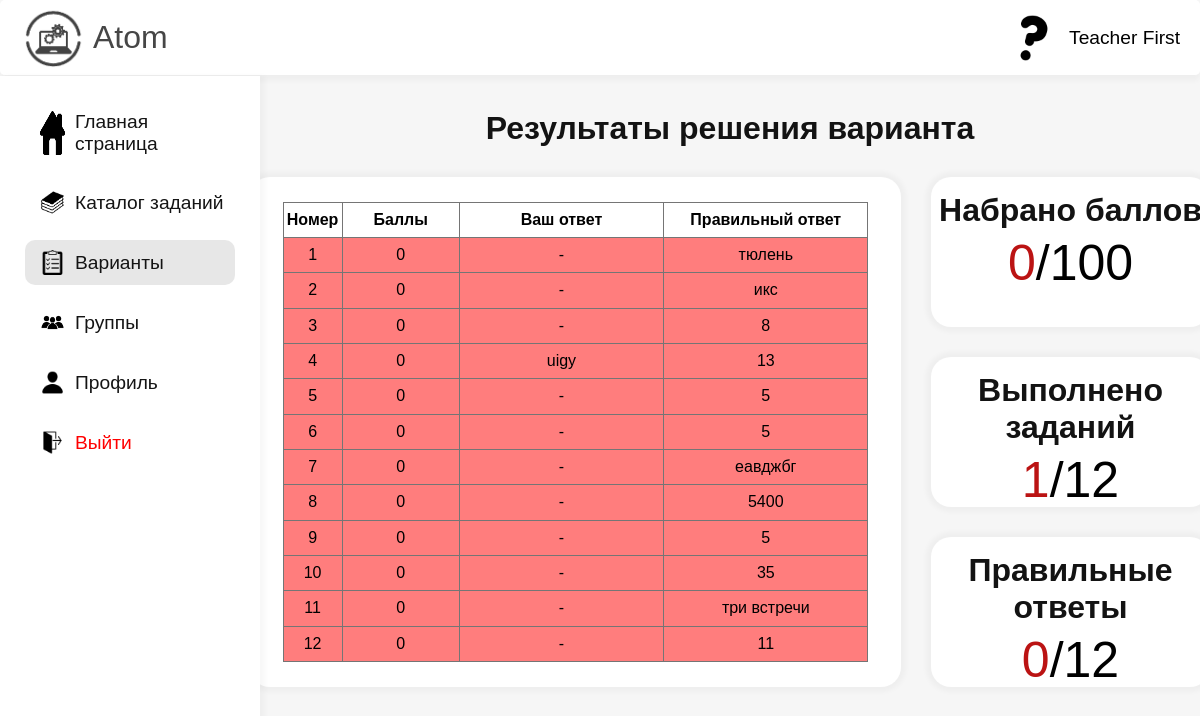
The app's page /variants/results (signed in) with its own data.
### data/users.py (models this page shows, shortened)
class User(SqlAlchemyBase, UserMixin, SerializerMixin):
    __tablename__ = 'users'
    id = sqlalchemy.Column(sqlalchemy.Integer,
                           primary_key=True, autoincrement=True)
    name = sqlalchemy.Column(sqlalchemy.String)
    surname = sqlalchemy.Column(sqlalchemy.String)
    email = sqlalchemy.Column(sqlalchemy.String)
    hashed_password = sqlalchemy.Column(sqlalchemy.String)
    created_date = sqlalchemy.Column(sqlalchemy.String,
                                     default=datetime.datetime.now)
    profile_pics = sqlalchemy.Column(sqlalchemy.String, default='/static/profile_pics/default.png')
    groups = orm.relationship("Group", secondary="user_to_group", backref="users")
    groups_participant = sqlalchemy.Column(sqlalchemy.String, default='')
    is_teacher = sqlalchemy.Column(sqlalchemy.Boolean)
    solved_tasks_ids = sqlalchemy.Column(sqlalchemy.String, default='')
    solved_variants = sqlalchemy.Column(sqlalchemy.Integer, default=0)

### server.py (the view)
@app.route('/variants/results')
@login_required
def variants_results():
    answers_variant = db_sess.query(Answers_variant).filter(Answers_variant.user_id == current_user.id).first()
    results = answers_variant.get_result()
    if results['total_points'] == 100 and current_user.is_authenticated:
        db_sess.get(User, current_user.id).add_solved_variant()
        db_sess.commit()
    params = {
        'points': results['points'],
        'totalPoints': results['total_points'],
        'corrAns': results['correct_answers'],
        'totalAns': results['total_answers'],
        'results': answers_variant.get_answers(),
        'active': '3',
        'title': 'Результаты решения варианта',
        'mode': 'variant'
    }
    return render_template('VariantsResults.html', **params)

### data/answers_variants.py (called while the page is built)
    def get_result(self):
        points = [8, 8, 8, 8, 8, 8, 8, 8, 8, 8, 8, 12]
        total_points = 0
        correct_answers = 0
        total_answers = 0
        is_correct = self.is_correct.split(';')
        user_answers = self.user_answers.split(';')
        for i in range(len(is_correct)):
            if is_correct[i] == '1':
                correct_answers += 1
                total_points += points[i]
            if user_answers[i] != '-':
                total_answers += 1
        return {'total_points': total_points, 'total_answers': total_answers, 'correct_answers': correct_answers,
                'points': points}

    def get_answers(self):
        result = []
        user_answers = self.user_answers.split(';')
        correct_answers = self.correct_answers.split(';')
        is_correct = self.is_correct.split(';')
        for i in range(len(user_answers)):
            result.append({'user_answer': user_answers[i], 'correct_answer': correct_answers[i],
                           'is_correct': is_correct[i]})
        return result

### data/db_session.py (called while the page is built)
def create_session() -> Session:
    global __factory
    return __factory()

### server.py (called while the page is built)
@login_manager.user_loader
def load_user(user_id):
    db_sess = db_session.create_session()
    return db_sess.query(User).get(user_id)

### templates/VariantsResults.html (shortened to what this page needs)
{% extends 'Base.html' %}
{% block content %}
<link rel="stylesheet" href="/static/VariantsResults/styles/content.css">
<div class="content-section">
    {% if mode == 'variant' %}
        <h1>Результаты решения варианта</h1>
    {% else %}
        <h1>Результаты решения работы</h1>
    {% endif %}
    <div class="results-section">
     <div class="table-section">
        <table>
             <thead>
                 <tr>
                     <th>Номер</th>
                     <th>Баллы</th>
                     <th>Ваш ответ</th>
                     <th>Правильный ответ</th>
                 </tr>
             </thead>
             <tbody>
                 {% for res in results %}
                     {% if res['is_correct'] == '1' %}
                        {% if mode == 'variant' %}
                            <tr style="background-color: #6bda6b;">
                                <td>{{loop.index}}</td>
                                <td>{{points[loop.index - 1]}}</td>
                                <td>{{res['user_answer']}}</td>
                                <td>{{res['correct_answer']}}</td>
                            </tr>
                        {% else %}
                            <tr style="background-color: #6bda6b;">
                                <td>{{loop.index}}</td>
                                <td>1</td>
                                <td>{{res['user_answer']}}</td>
                                <td>{{res['correct_answer']}}</td>
                            </tr>
                        {% endif %}
                     {% else %}
                         <tr style="background-color: rgb(255, 125, 125);">
                             <td>{{loop.index}}</td>
                             <td>0</td>
                             <td>{{res['user_answer']}}</td>
                             <td>{{res['correct_answer']}}</td>
                         </tr>
                     {% endif %}
                 {% endfor %}
             </tbody>
        </table>
     </div>
     <div class="info-section">
         <article class="points">
             <h1>Набрано баллов</h1>
             <div class="class">
                {% if mode == 'variant' %}
                    {% if totalPoints|int > 78 %}
                        <p class="res1" style="color: rgb(19, 187, 19);">{{totalPoints}}</p><p>/100</p>
                    {% elif totalPoints|int > 43 %}
                        <p class="res1" style="color: rgb(232, 235, 56);">{{totalPoints}}</p><p>/100</p>
                    {% else %}
                        <p class="res1" style="color: rgb(187, 19, 19);">{{totalPoints}}</p><p>/100</p>
                    {% endif %}
                {% endif %}
             </div>
         </article>
         <article class="tasks">
             <h1>Выполнено заданий</h1>
             <div class="class">
                {% if mode == 'variant' %}
                    {% if totalAns|int > 9 %}
                        <p class="res1" style="color: rgb(19, 187, 19);">{{totalAns}}</p><p>/12</p>
                    {% elif totalAns|int > 6 %}
                        <p class="res1" style="color: rgb(232, 235, 56);">{{totalAns}}</p><p>/12</p>
                    {% else %}
                        <p class="res1" style="color: rgb(187, 19, 19);">{{totalAns}}</p><p>/12</p>
                    {% endif %}
                {% endif %}
             </div>
         </article>
         <article class="correct">
             <h1>Правильные ответы</h1>
             <div class="class">
                {% if mode == 'variant' %}
                    {% if corrAns|int > 9 %}
                        <p class="res2" style="color: rgb(19, 187, 19);">{{corrAns}}</p><p>/12</p>
                    {% elif corrAns|int > 4 %}
                        <p class="res2" style="color: rgb(232, 235, 56);">{{corrAns}}</p><p>/12</p>
                    {% else %}
                        <p class="res2" style="color: rgb(187, 19, 19);">{{corrAns}}</p><p>/12</p>
                    {% endif %}
                {% endif %}
             </div>
         </article>
     </div>
    </div>
</div>
{% endblock %}

### templates/Base.html (shortened to what this page needs)
<!DOCTYPE html>
<html lang="en">
<head>
    <link rel="stylesheet" href="/static/Base/styles/Main.css">
    <link rel="stylesheet" href="/static/Base/styles/content.css">
</head>
<body>
    <div class="head-navbar">
        <a class="website-logo" href="/">
            <img class="logo" src="/static/cards/Logo.png" alt="">
            <p class="text">Atom</p>
        </a>
        {% if current_user.is_authenticated %}
            <div class="user-items">
                <img src="{{current_user.profile_pics}}" alt="">
                <p>{{current_user.name}} {{current_user.surname}}</p>
            </div>
        {% else %}
            <div class="forms-items">
                <a href="/register">Регистрация</a>
                <a href="/login">Войти</a>
            </div>
        {% endif %}
    </div>
    <div class="left-navbar">
        {% if active == '1' %}
            <a style="margin-top: 25px;" class="left-navbar-item-pressed" href="/">
                <img class="icons" src="/static/cards/homeIcon.png" alt="">
                <p class="text">Главная страница</p>
            </a>
        {% else %}
            <a style="margin-top: 25px;" class="left-navbar-item" href="/">
                <img class="icons" src="/static/cards/homeIcon.png" alt="">
                <p class="text">Главная страница</p>
            </a>
        {% endif %}
        {% if active == '2' %}
            <a class="left-navbar-item-pressed" href="/catalog">
                <img class="icons" src="/static/cards/catalogIcon.png" alt="">
                <p class="text">Каталог заданий</p>
            </a>
        {% else %}
            <a class="left-navbar-item" href="/catalog">
                <img class="icons" src="/static/cards/catalogIcon.png" alt="">
                <p class="text">Каталог заданий</p>
            </a>
        {% endif %}
        {% if current_user.is_authenticated %}
            {% if active == '3' %}
                <a class="left-navbar-item-pressed" href="/variants/choose">
                    <img class="icons" src="/static/cards/variantsIcon.png" alt="">
                    <p class="text">Варианты</p>
                </a>
            {% else %}
                <a class="left-navbar-item" href="/variants/choose">
                    <img class="icons" src="/static/cards/variantsIcon.png" alt="">
                    <p class="text">Варианты</p>
                </a>
            {% endif %}
        {% endif %}
        {% if current_user.is_authenticated %}
            {% if active == '5' %}
                <a class="left-navbar-item-pressed" href="/groups">
                    <img class="icons" src="/static/cards/groupIcon.png" alt="">
                    <p class="text">Группы</p>
                </a>
            {% else %}
                <a class="left-navbar-item" href="/groups">
                    <img class="icons" src="/static/cards/groupIcon.png" alt="">
                    <p class="text">Группы</p>
                </a>
            {% endif %}
            {% if active == '4' %}
                <a class="left-navbar-item-pressed" href="/profile">
                    <img class="icons" src="/static/cards/profileIcon.png" alt="">
                    <p class="text">Профиль</p>
                </a>
            {% else %}
                <a class="left-navbar-item" href="/profile">
                    <img class="icons" src="/static/cards/profileIcon.png" alt="">
                    <p class="text">Профиль</p>
                </a>
            {% endif %}
            <a class="left-navbar-item-logout" href="/logout">
                <img class="icons" src="/static/cards/logoutIcon.png" alt="">
                <p class="text">Выйти</p>
            </a>
        {% endif %}
    </div>
    {% block content %}{% endblock %}
</body>
</html>

### static/Base/styles/Main.css (style rules this page uses)
* { padding: 0; margin: 0; font-family: 'Gill Sans', 'Gill Sans MT', Calibri, 'Trebuchet MS', sans-serif; }
body { background-color: rgb(246, 246, 246); }

### static/Base/styles/content.css (style rules this page uses)
.head-navbar { display: flex; position: fixed; top: 0; border-radius: 5px; background-color: white; border-bottom: 1px solid rgb(238, 238, 238); width: 100%; height: 75px; z-index: 5; box-shadow: 0px 5px 5px 0px rgba(0, 0, 0, 0.03) }
.head-navbar .website-logo { display: flex; width: max-content; justify-content: center; align-items: center; margin-left: 23px; text-decoration: none; gap: 10px; }
.head-navbar .website-logo .logo { height: 60px; }
.head-navbar .website-logo .text { color: rgb(70, 70, 70); font-size: xx-large; align-self: center; }
.head-navbar .user-items { display: flex; justify-content: end; width: 100%; align-items: center; gap: 10px; margin-right: 20px; }
.head-navbar .user-items img { height: 50px; width: 50px; border-radius: 25px; }
.head-navbar .user-items p { font-size: larger; }
.left-navbar { display: flex; position: fixed; top: 76px; flex-direction: column; background-color: white; width: 260px; height: 100%; z-index: 6; box-shadow: 5px 0px 5px 0px rgba(0, 0, 0, 0.03) }
.left-navbar .left-navbar-item-pressed { display: flex; text-decoration: none; margin-left: 25px; margin-top: 15px; padding-left: 15px; padding-top: 10px; padding-bottom: 10px; gap: 10px; width: calc(100% - 65px); background-color: rgb(231, 231, 231); border-radius: 10px; }
.left-navbar .left-navbar-item, .left-navbar .left-navbar-item-logout { display: flex; text-decoration: none; margin-left: 25px; margin-top: 15px; padding-left: 15px; padding-top: 10px; padding-bottom: 10px; gap: 10px; width: calc(100% - 65px); border-radius: 10px; transition: 0.25s, 0.25s; }
.left-navbar .left-navbar-item .icons, .left-navbar .left-navbar-item-pressed .icons, .left-navbar .left-navbar-item-logout .icons { width: 25px; }
.left-navbar .left-navbar-item .text, .left-navbar .left-navbar-item-pressed .text { color: rgb(20, 20, 20); font-size: larger; align-self: center; }
.left-navbar .left-navbar-item-logout .text { color: rgb(255, 0, 0); font-size: larger; align-self: center; }

### static/VariantsResults/styles/content.css (style rules this page uses)
.content-section { display: flex; width: 80%; margin-left: calc(10% + 130px); flex-direction: column; height: max-content; margin-top: 110px; }
.content-section h1 { color: rgb(19, 19, 19); text-align: center; }
.content-section .results-section { display: flex; gap: 30px; height: max-content; }
.content-section .results-section .table-section { display: flex; background: white; width: 70%; border-radius: 20px; margin-top: 30px; box-shadow: 0px 0px 5px 5px rgba(0, 0, 0, 0.03); }
.content-section table { table-layout: fixed; width: 90%; margin-top: 25px; margin-bottom: 25px; margin-left: 5%; border: 1px solid rgb(117, 117, 117); border-collapse: collapse; text-align: center; }
.content-section table tr { border: 1px solid rgb(117, 117, 117); border-collapse: collapse; }
.content-section table td { border: 1px solid rgb(117, 117, 117); border-collapse: collapse; padding-top: 8px; padding-bottom: 8px; }
.content-section table th { padding-top: 8px; padding-bottom: 8px; border: 1px solid rgb(117, 117, 117);; border-collapse: collapse; }
thead th:nth-child(1) { width: 10%; }
thead th:nth-child(2) { width: 20%; }
thead th:nth-child(3) { width: 35%; }
thead th:nth-child(4) { width: 35%; }
.content-section .results-section .info-section { display: flex; flex-direction: column; gap: 30px; width: 30%; margin-top: 30px; }
.content-section .results-section .info-section article { display: flex; flex-direction: column; background: white; border-radius: 20px; height: 150px; box-shadow: 0px 0px 5px 5px rgba(0, 0, 0, 0.03); }
article h1 { display: flex; height: min-content; padding-top: 15px; width: 100%; justify-content: center; color: rgb(19, 19, 19); font-size: xx-large; }
article .class { display: flex; height: max-content; width: 100%; justify-content: center; }
article .class p { display: flex; height: min-content; width: min-content; font-size: 50px; padding-top: 5px; }

### records on screen
User: profile_pics (picture), name "Teacher", surname "First"

### other values on screen
{{ res['user_answer'] }} "-" "-" "-" "uigy" "-" "-" "-" "-" "-" "-" "-" "-"
{{ res['correct_answer'] }} "тюлень" "икс" "8" "13" "5" "5" "еавджбг" "5400" "5" "35" "три встречи" "11"
{{ totalPoints }} "0"
{{ totalAns }} "1"
{{ corrAns }} "0"
